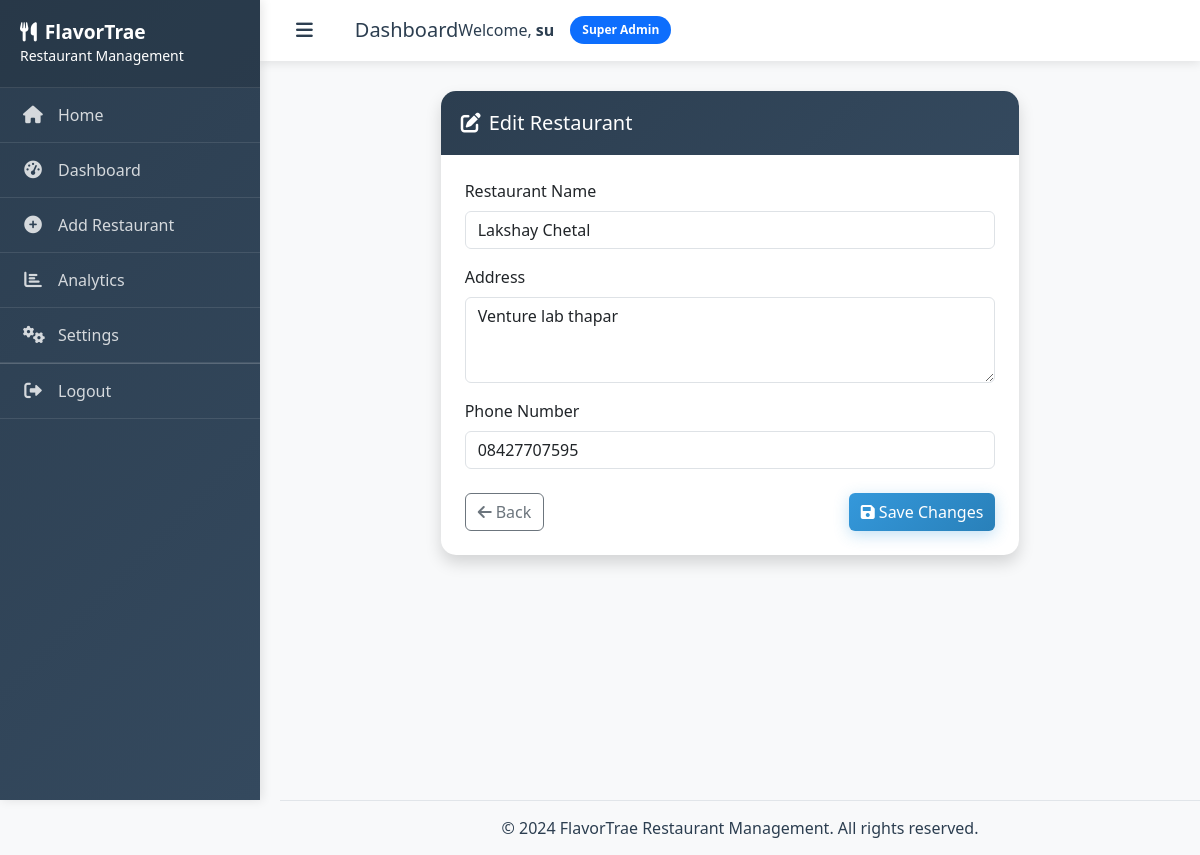
/edit-restaurant/2/ (signed in), run on the app's committed database.
### menu_management/models.py (models this page shows, shortened)
class CustomUser(AbstractUser):
    ROLE_CHOICES = [
        ('super_admin', 'Super Admin'),
        ('restaurant_admin', 'Restaurant Admin'),
    ]
    role = models.CharField(max_length=20, choices=ROLE_CHOICES, default='restaurant_admin')
    restaurant = models.ForeignKey('Restaurant', on_delete=models.CASCADE, null=True, blank=True)

class Restaurant(models.Model):
    name = models.CharField(max_length=200)
    address = models.TextField()
    phone = models.CharField(max_length=20)
    public_slug = models.SlugField(unique=True, blank=True)
    created_at = models.DateTimeField(auto_now_add=True)
    updated_at = models.DateTimeField(auto_now=True)

### menu_management/views.py (the view)
# urls.py: path('edit-restaurant/<int:restaurant_id>/', views.edit_restaurant, name='edit_restaurant'),
@super_admin_required
def edit_restaurant(request, restaurant_id):
    restaurant = get_object_or_404(Restaurant, id=restaurant_id)
    if request.method == 'POST':
        form = RestaurantForm(request.POST, instance=restaurant)
        if form.is_valid():
            form.save()
            messages.success(request, f"Restaurant '{restaurant.name}' has been updated successfully.")
            return redirect('super_admin_dashboard')
    else:
        form = RestaurantForm(instance=restaurant)
    return render(request, 'menu_management/edit_restaurant.html', {
        'form': form,
        'restaurant': restaurant
    })

### menu_management/forms.py
class RestaurantForm(forms.ModelForm):
    class Meta:
        model = Restaurant
        fields = ['name', 'address', 'phone']
        widgets = {
            'name': forms.TextInput(attrs={'class': 'form-control', 'placeholder': 'Restaurant Name'}),
            'address': forms.Textarea(attrs={'class': 'form-control', 'placeholder': 'Address', 'rows': 3}),
            'phone': forms.TextInput(attrs={'class': 'form-control', 'placeholder': 'Phone Number'}),
        }

### templates/menu_management/edit_restaurant.html (shortened to what this page needs)
{% extends 'base.html' %}
{% block main_content %}
<div class="row justify-content-center">
    <div class="col-md-8">
        <div class="card shadow">
            <div class="card-header bg-primary text-white">
                <h5 class="mb-0">
                    <i class="fas fa-edit me-2"></i>Edit Restaurant
                </h5>
            </div>
            <div class="card-body p-4">
                <form method="post" novalidate>
                    <div class="mb-3">
                        <label for="{{ form.name.id_for_label }}" class="form-label">Restaurant Name</label>
                        {{ form.name }}
                    </div>
                    <div class="mb-3">
                        <label for="{{ form.address.id_for_label }}" class="form-label">Address</label>
                        {{ form.address }}
                    </div>
                    <div class="mb-4">
                        <label for="{{ form.phone.id_for_label }}" class="form-label">Phone Number</label>
                        {{ form.phone }}
                    </div>
                    <div class="d-flex justify-content-between">
                        <a href="{% url 'super_admin_dashboard' %}" class="btn btn-outline-secondary">
                            <i class="fas fa-arrow-left me-1"></i>Back
                        </a>
                        <button type="submit" class="btn btn-primary">
                            <i class="fas fa-save me-1"></i>Save Changes
                        </button>
                    </div>
                </form>
            </div>
        </div>
    </div>
</div>
{% endblock %}

### templates/base.html (shortened to what this page needs)
<!DOCTYPE html>
<html lang="en">
<head>
    <link href="https://cdn.jsdelivr.net/npm/bootstrap@5.3.0-alpha1/dist/css/bootstrap.min.css" rel="stylesheet">
    <link rel="stylesheet" href="https://cdnjs.cloudflare.com/ajax/libs/font-awesome/6.0.0/css/all.min.css">
</head>
<body>
    {% if user.is_authenticated %}
        <nav class="sidebar" id="sidebar">
            <div class="sidebar-header">
                <h4><i class="fas fa-utensils me-2"></i>FlavorTrae</h4>
                <small>Restaurant Management</small>
            </div>
            <ul class="sidebar-menu">
                <li>
                    <a href="{% url 'home' %}">
                        <i class="fas fa-home"></i>
                        <span>Home</span>
                    </a>
                </li>
                {% if user.role == 'super_admin' %}
                    <li>
                        <a href="{% url 'super_admin_dashboard' %}">
                            <i class="fas fa-tachometer-alt"></i>
                            <span>Dashboard</span>
                        </a>
                    </li>
                    <li>
                        <a href="{% url 'add_restaurant' %}">
                            <i class="fas fa-plus-circle"></i>
                            <span>Add Restaurant</span>
                        </a>
                    </li>
                    <li>
                        <a href="#">
                            <i class="fas fa-chart-bar"></i>
                            <span>Analytics</span>
                        </a>
                    </li>
                    <li>
                        <a href="#">
                            <i class="fas fa-cogs"></i>
                            <span>Settings</span>
                        </a>
                    </li>
                {% endif %}
                <li style="margin-top: auto; border-top: 1px solid rgba(255,255,255,0.2);">
                    <a href="{% url 'logout' %}">
                        <i class="fas fa-sign-out-alt"></i>
                        <span>Logout</span>
                    </a>
                </li>
            </ul>
        </nav>
        <div class="main-content" id="main-content">
            <div class="top-navbar">
                <div class="d-flex align-items-center">
                    <button class="sidebar-toggle" onclick="toggleSidebar()">
                        <i class="fas fa-bars"></i>
                    </button>
                    <h5 class="mb-0 ms-3">{% block page_title %}Dashboard{% endblock %}</h5>
                </div>
                <div class="d-flex align-items-center">
                    <span class="me-3">Welcome, <strong>{{ user.username }}</strong></span>
                    <span class="badge bg-primary">{{ user.get_role_display }}</span>
                </div>
            </div>
            <div class="content-wrapper">
                {% block main_content %}{% endblock %}
            </div>
        </div>
    {% endif %}
    {% if user.is_authenticated %}
        <footer class="footer" style="margin-left: 280px; background: var(--bg-color); border-top: 1px solid #e1e5e9; padding: 15px 30px; text-align: center; color: var(--text-muted);">
            <span>&copy; 2024 FlavorTrae Restaurant Management. All rights reserved.</span>
        </footer>
    {% else %}
        <footer class="footer mt-auto py-3" style="background: var(--bg-color); border-top: 1px solid #e1e5e9;">
            <div class="container">
                <span class="text-muted">&copy; 2024 FlavorTrae Restaurant Management. All rights reserved.</span>
            </div>
        </footer>
    {% endif %}
</body>
</html>

### templates/base.html (style rules this page uses)
:root { --primary-color: #2c3e50; --secondary-color: #34495e; --accent-color: #3498db; --success-color: #27ae60; --warning-color: #f39c12; --danger-color: #e74c3c; --light-color: #ecf0f1; --dark-color: #2c3e50; --sidebar-bg: #2c3e50; --sidebar-hover: #34495e; --content-bg: #ffffff; }
body { background-color: #f8f9fa; color: var(--dark-color); font-family: 'Segoe UI', Tahoma, Geneva, Verdana, sans-serif; margin: 0; padding: 0; }
.sidebar { position: fixed; top: 0; left: 0; height: 100vh; width: 260px; background: linear-gradient(135deg, var(--sidebar-bg), var(--secondary-color)); color: white; z-index: 1045; transition: all 0.3s ease; overflow-y: auto; box-shadow: 2px 0 10px rgba(0,0,0,0.1); }
.sidebar-header { padding: 20px; background: rgba(0,0,0,0.1); border-bottom: 1px solid rgba(255,255,255,0.1); }
.sidebar-header h4 { margin: 0; font-size: 1.2rem; font-weight: 600; }
.sidebar-menu { padding: 0; margin: 0; list-style: none; }
.sidebar-menu li { border-bottom: 1px solid rgba(255,255,255,0.1); }
.sidebar-menu a { display: flex; align-items: center; padding: 15px 20px; color: rgba(255,255,255,0.8); text-decoration: none; transition: all 0.3s ease; border-left: 3px solid transparent; }
.sidebar-menu i { width: 20px; margin-right: 15px; text-align: center; font-size: 1.1rem; }
.main-content { margin-left: 260px; transition: margin-left 0.3s ease; min-height: 100vh; }
.top-navbar { background: white; box-shadow: 0 2px 10px rgba(0,0,0,0.1); padding: 15px 30px; margin-bottom: 30px; display: flex; justify-content: between; align-items: center; }
.sidebar-toggle { background: none; border: none; font-size: 1.2rem; color: var(--dark-color); cursor: pointer; margin-right: 20px; }
.content-wrapper { padding: 0 30px 30px; }
.btn-primary { background: linear-gradient(135deg, var(--accent-color), #2980b9); border: none; box-shadow: 0 4px 15px rgba(52, 152, 219, 0.3); transition: all 0.3s ease; }
.card { border: none; border-radius: 15px; box-shadow: 0 8px 30px rgba(0,0,0,0.1); transition: all 0.3s ease; overflow: hidden; }
.card-header { background: linear-gradient(135deg, var(--primary-color), var(--secondary-color)); border-bottom: none; color: white; padding: 20px; font-weight: 600; }
.badge { font-size: 0.75rem; padding: 0.5rem 0.75rem; border-radius: 50px; }

### data on the page
CustomUser: username "su", role "Super Admin"
Restaurant: name "Lakshay Chetal", address "Venture lab thapar", phone "08427707595"
